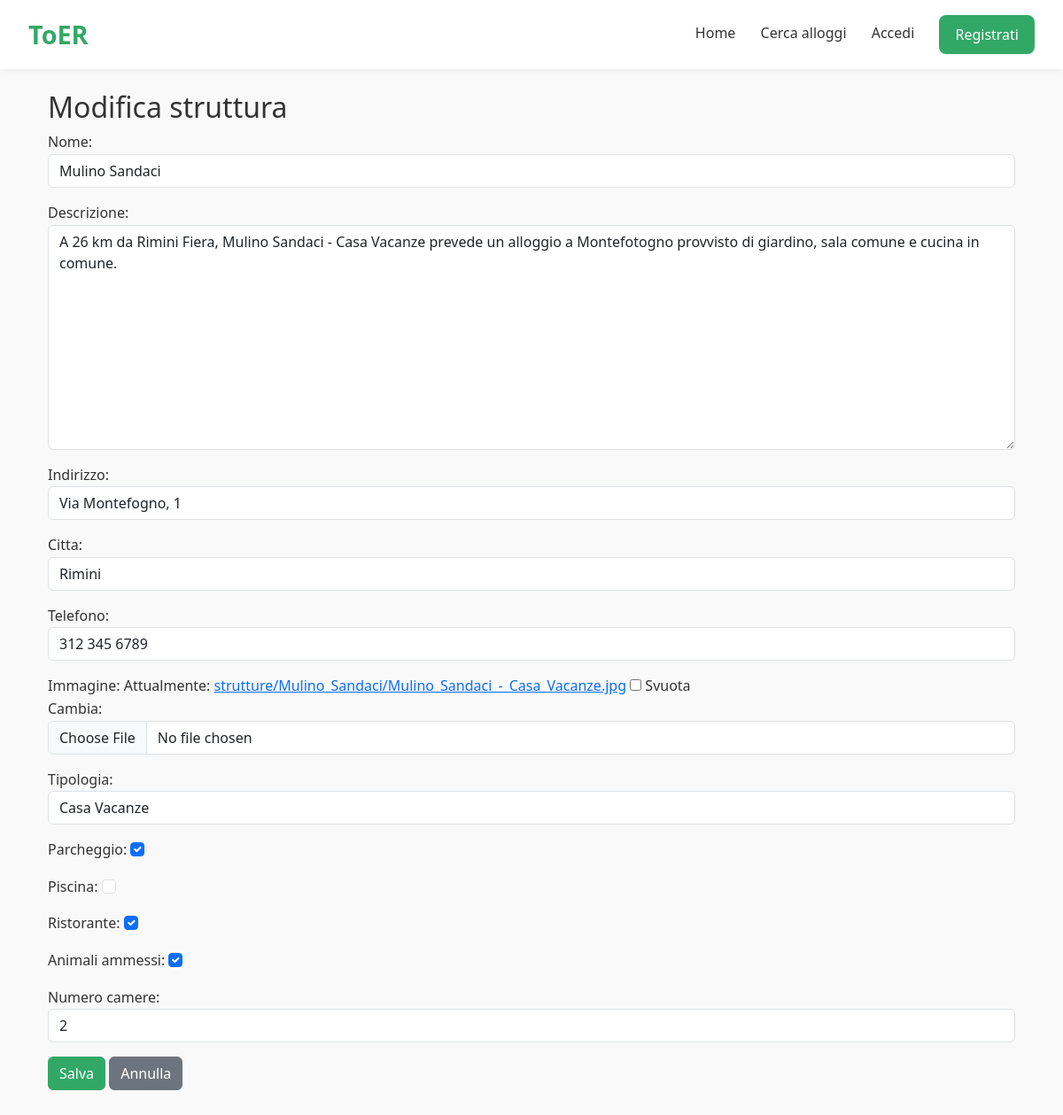
Page /account/struttura/1/modifica/ on the committed database.
### account/models.py (models this page shows, shortened)
class Struttura(models.Model):
    TIPI_STRUTTURA = [
        ('hotel', 'Hotel'),
        ('b&b', 'Bed & Breakfast'),
        ('casa_vacanze', 'Casa Vacanze'),
        ('ostello', 'Ostello'),
    ]
    gestore = models.ForeignKey(GestoreProfile, on_delete=models.CASCADE, related_name='strutture')
    nome = models.CharField(max_length=200)
    descrizione = models.TextField()
    indirizzo = models.CharField(max_length=250)
    def struttura_image_upload_path(instance, filename):
        struttura_nome = instance.nome.replace(" ", "_")
        return f"strutture/{struttura_nome}/{filename}"
    immagine = models.ImageField(upload_to=struttura_image_upload_path, blank=True, null=True)
    disponibilita = models.BooleanField(default=True)
    tipologia = models.CharField(max_length=30, choices=TIPI_STRUTTURA, default='hotel')
    parcheggio = models.BooleanField(default=False)
    piscina = models.BooleanField(default=False)
    ristorante = models.BooleanField(default=False)
    animali_ammessi = models.BooleanField(default=False)
    citta = models.CharField(max_length=100, blank=True)
    telefono = models.CharField(max_length=20, blank=True)
    numero_camere = models.PositiveIntegerField(default=1)

### account/views.py (the view)
# urls.py: path('struttura/<int:pk>/modifica/', views.modifica_struttura, name='modifica_struttura'),
def modifica_struttura(request, pk):
    struttura = get_object_or_404(Struttura, pk=pk)
    if request.method == 'POST':
        form = StrutturaForm(request.POST, request.FILES, instance=struttura)
        if form.is_valid():
            form.save()
            return redirect('account:dettaglio_struttura', pk=pk)
    else:
        form = StrutturaForm(instance=struttura)
    return render(request, 'account/modifica_struttura.html', {'form': form, 'struttura': struttura})

### account/templates/account/modifica_struttura.html (shortened to what this page needs)
{% extends 'home.html' %}
{% block content %}
<div class="container mt-4">
  <h2>Modifica struttura</h2>
  <form method="post" enctype="multipart/form-data">
    {{ form.as_p }}
    <button type="submit" class="btn btn-primary">Salva</button>
    <a href="{% url 'account:dettaglio_struttura' struttura.id %}" class="btn btn-secondary">Annulla</a>
  </form>
</div>
{% endblock %}

### toER/templates/home.html (style rules this page uses)
* { margin: 0; padding: 0; box-sizing: border-box; }
body { font-family: "Segoe UI", sans-serif; line-height: 1.6; background: #f9f9f9; color: #333; min-height: 100vh; position: relative; padding-bottom: 60px; }
.btn-primary { background-color: #32a866; border-color: #32a866; }

### rows in the picture
Struttura: nome "Mulino Sandaci", descrizione "A 26 km da Rimini Fiera, Mulino Sandaci - Casa Vacanze prevede un alloggio a Montefotogno provvisto di giardino, sala comune e cucina in comune.", indirizzo "Via Montefogno, 1", citta "Rimini", telefono "312 345 6789", tipologia "Casa Vacanze", parcheggio "☑", ristorante "☑", animali_ammessi "☑", numero_camere "2"
